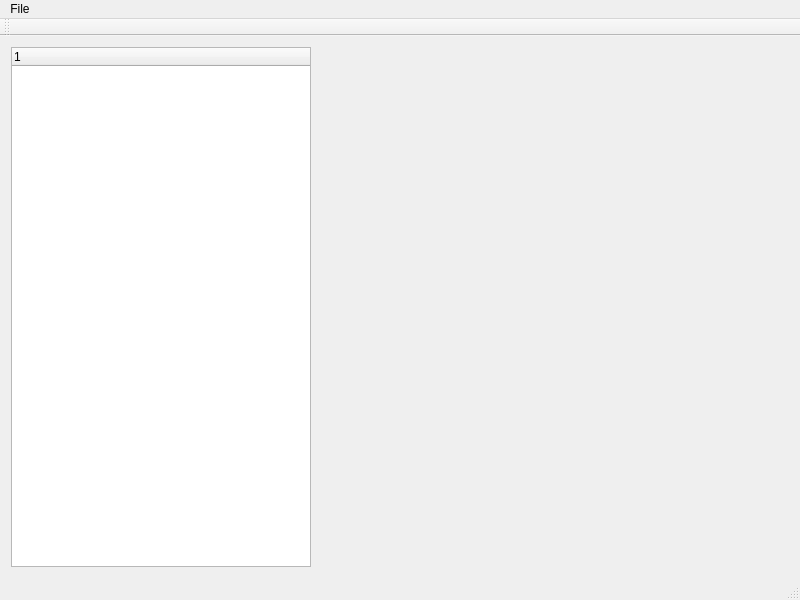
<?xml version="1.0" encoding="UTF-8"?>
<ui version="4.0">
 <class>MainWindow</class>
 <widget class="QMainWindow" name="MainWindow">
  <property name="geometry">
   <rect>
    <x>0</x>
    <y>0</y>
    <width>800</width>
    <height>600</height>
   </rect>
  </property>
  <property name="minimumSize">
   <size>
    <width>400</width>
    <height>400</height>
   </size>
  </property>
  <property name="windowTitle">
   <string>AlgStruct</string>
  </property>
  <widget class="QWidget" name="centralWidget">
   <layout class="QGridLayout" name="gridLayout_2">
    <item row="0" column="0">
     <layout class="QGridLayout" name="gridLayout">
      <item row="0" column="0">
       <widget class="QTreeWidget" name="twMain">
        <property name="maximumSize">
         <size>
          <width>300</width>
          <height>16777215</height>
         </size>
        </property>
        <property name="columnCount">
         <number>1</number>
        </property>
        <column>
         <property name="text">
          <string notr="true">1</string>
         </property>
        </column>
       </widget>
      </item>
      <item row="0" column="1">
       <layout class="QHBoxLayout" name="horizontalLayout">
        <item>
         <spacer name="horizontalSpacer">
          <property name="orientation">
           <enum>Qt::Horizontal</enum>
          </property>
          <property name="sizeHint" stdset="0">
           <size>
            <width>40</width>
            <height>20</height>
           </size>
          </property>
         </spacer>
        </item>
       </layout>
      </item>
     </layout>
    </item>
   </layout>
  </widget>
  <widget class="QMenuBar" name="menuBar">
   <property name="geometry">
    <rect>
     <x>0</x>
     <y>0</y>
     <width>800</width>
     <height>21</height>
    </rect>
   </property>
   <widget class="QMenu" name="menuFile">
    <property name="title">
     <string>File</string>
    </property>
    <addaction name="actionExit"/>
   </widget>
   <addaction name="menuFile"/>
  </widget>
  <widget class="QToolBar" name="mainToolBar">
   <attribute name="toolBarArea">
    <enum>TopToolBarArea</enum>
   </attribute>
   <attribute name="toolBarBreak">
    <bool>false</bool>
   </attribute>
  </widget>
  <widget class="QStatusBar" name="statusBar"/>
  <action name="actionExit">
   <property name="text">
    <string>Exit</string>
   </property>
  </action>
 </widget>
 <layoutdefault spacing="6" margin="11"/>
 <resources/>
 <connections/>
</ui>
